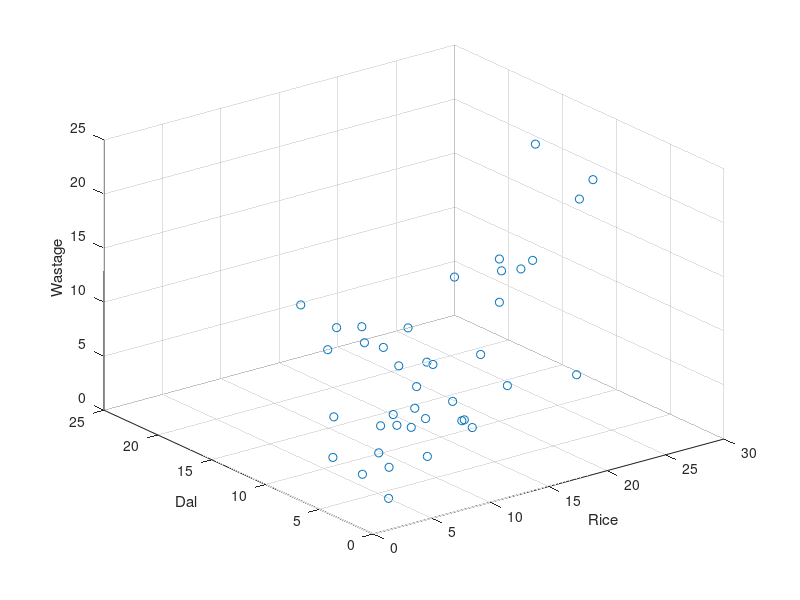

Write the MATLAB code that produced this figure. (Note: this script raises an error after producing the figure.)
# Student Prediction using rice and dal data
# Regularization
# Polynomial variables + output, Linear Regression Model

fprintf('Student Prediction v0.3\n');
fprintf('Using rice and dal data + polynomial features\nand Regularization\n\n');

data = load('foodwaste2017/dinner/total_dinner.txt');

# Initialization of Useful Variables
X = data(:,1:3);
y = data(:,4);

# Add rice x dal variable
X = [X, X(:,1) .* X(:,2)];
# Add rice^2 variable
X = [X, X(:,1) .^ 2];
# Add dal^2 variable
X = [X, X(:,2) .^ 2];

# More useful variables
m = size(X, 1);
n = size(X, 2);

mu = mean(X);
sigma = std(X);

# Initial Visualization
scatter3(X(:,1), X(:,2), y)
xlabel('Rice');
ylabel('Dal');
zlabel('Wastage');

in = input('Add fake data? 0 for no, 1 for yes: ');

if in == 1
    [X_fake, y_fake] = generate_synthetic_data(mu, sigma, y, n);

    X = [X; X_fake];
    y = [y; y_fake];
endif

fprintf('Program paused. Press enter to continue.\n');
pause;

fprintf('Features normalized.\n\n');

# Normalize Features
X = normalize_features(X, mu, sigma);
X = [ones(size(X, 1), 1), X];

scatter3(X(:,2), X(:,4), y)
xlabel('Rice');
ylabel('Students');
zlabel('Wastage');

fprintf('Gradient descent applied.\n\n');

# Gradient Descent
theta = rand(n + 1, 1);
alpha = 0.01;
iterations = 10000;

[theta, J_history] = gradient_descent(X, y, theta, alpha, iterations);

fprintf('With %0.1f iterations and learning rate of %0.2f:\n\n', iterations, alpha);
fprintf('Theta:\n');
fprintf('Intecept = %f\n', theta(1));
fprintf('Rice = %f\n', theta(2));
fprintf('Dal = %f\n', theta(3));
fprintf('Students = %f\n', theta(4));
fprintf('Rice x Dal = %f\n', theta(5));
fprintf('Rice Squared = %f\n', theta(6));
fprintf('Dal Squared = %f\n', theta(7));

lambda = 3;
[theta, J_history] = regularized_gradient_descent(X, y, theta, alpha, iterations, lambda);

J = sum(((X * theta) - y) .^ 2) / (2 * m);
fprintf('\nCost: %f\n\n', J);

fprintf('With %0.1f iterations and learning rate of %0.2f with regularization, %0.2f:\n\n', iterations, alpha, lambda);
fprintf('Theta:\n');
fprintf('Intecept = %f\n', theta(1));
fprintf('Rice = %f\n', theta(2));
fprintf('Dal = %f\n', theta(3));
fprintf('Students = %f\n', theta(4));
fprintf('Rice x Dal = %f\n', theta(5));
fprintf('Rice Squared = %f\n', theta(6));
fprintf('Dal Squared = %f\n', theta(7));

J = sum(((X * theta) - y) .^ 2) / (2 * m);
fprintf('\nCost: %f\n\n', J);

plot(1:iterations, J_history);
xlabel('Number of Iterations');
ylabel('Cost');

fprintf('Program paused. Press enter to continue.\n');
pause;

fprintf('Predictions against Real Data Visualization:\n\n');
scatter3(X(:,3), X(:,2), y)
xlabel('Dal');
ylabel('Rice');
zlabel('Wastage');

hold on;
scatter3(X(:,3), X(:,2), X * theta, 'r')
hold off;

fprintf('Program paused. Press enter to continue.\n');
pause;

fprintf('Rice Squared and Dal Squared\n\n');

scatter3(X(:,6), X(:,7), y)
xlabel('Rice Squared');
ylabel('Dal Squared');
zlabel('Wastage');

hold on;
scatter3(X(:,6), X(:,7), X * theta, 'r')
hold off;

fprintf('Predictions for Specific Values:\n');

random = floor(rand(1) * m);
X_predict = X(random, :)
y_predict = y(random);
prediction = X_predict * theta;

fprintf('Prediction %f for real value (%f)\n', prediction, y_predict);

fprintf('\nEnd of program.\n');